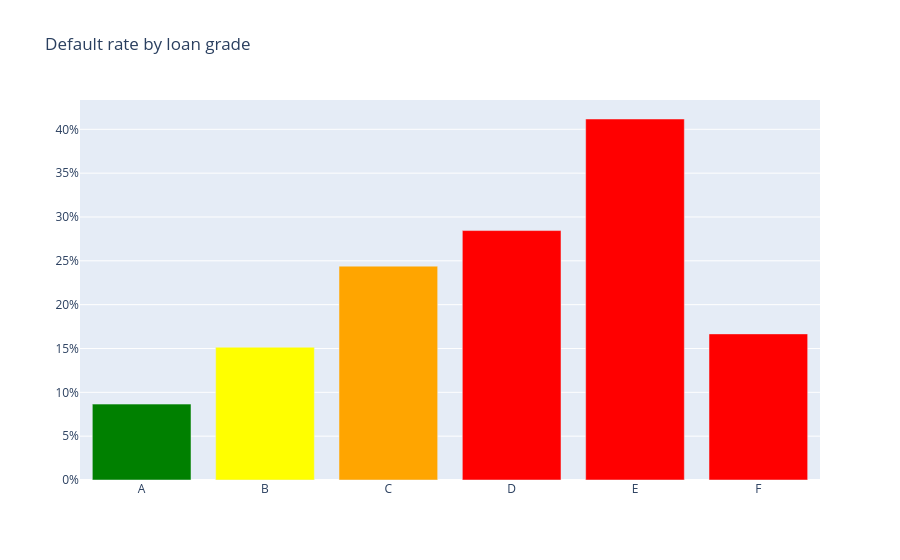

Notebook source saved alongside this figure:
### Code cell
#Visualize default rate by loan grade (A, B, C, etc.)
grade = (
    test_df.groupby("grade", observed=True)["default"]
    .agg(default_rate="mean")
    .reindex(list("ABCDEF"))
)

fig3 = go.Figure(go.Bar(x=grade.index.astype(str), y=grade["default_rate"],
                        marker_color=["green","yellow", "orange", "red", "red", "red"]))
fig3.update_layout(title="Default rate by loan grade", yaxis_tickformat=".0%")
fig3.show()

### Figure 1 — Plotly figure (JSON) as saved in the notebook; plotly's stock layout.template omitted (floating-point values rounded to 4 significant figures)
{"data": [{"marker": {"color": ["green", "yellow", "orange", "red", "red", "red"]}, "type": "bar", "x": ["A", "B", "C", "D", "E", "F"], "y": [0.08656, 0.1515, 0.2439, 0.2845, 0.4118, 0.1667]}], "layout": {"title": {"text": "Default rate by loan grade"}, "yaxis": {"tickformat": ".0%"}}}
